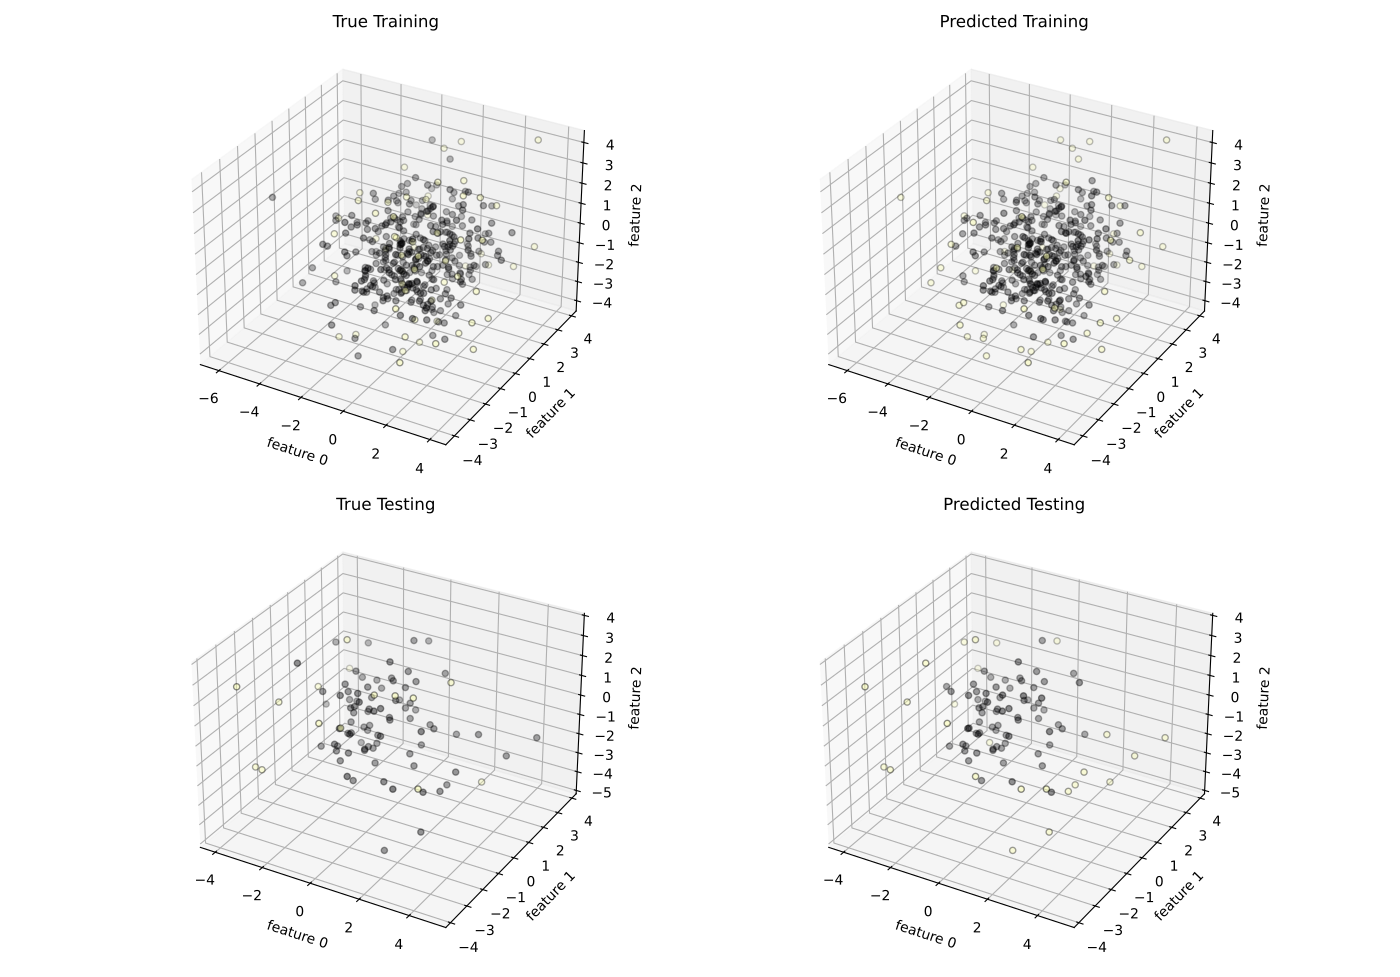

Write Python code to recreate this figure.
from pyod.utils.data import generate_data
from pyod.models.ocsvm import OCSVM
from pyod.models.deep_svdd import DeepSVDD
from sklearn.metrics import balanced_accuracy_score, roc_auc_score
from sklearn.model_selection import train_test_split
import numpy as np
import matplotlib.pyplot as plt
model = OCSVM(kernel='rbf', contamination=0.15)


rng = np.random.default_rng(851651516)
n_inliers = 425
X_inliers = rng.multivariate_normal(
    mean=np.zeros(3),
    cov=2 * np.eye(3),
    size=n_inliers
)
y_inliers = np.zeros(n_inliers, dtype=int)
n_outliers = 75
X_outliers = rng.uniform(low=-4.0, high=4.0, size=(n_outliers, 3))
y_outliers = np.ones(n_outliers, dtype=int)

X = np.vstack([X_inliers, X_outliers])
y = np.concatenate([y_inliers, y_outliers])

X_train, X_test, y_train, y_test = train_test_split( # or other anomalies, to taste
    X, y, test_size=0.2, random_state=851651516, stratify=y
)


model.fit(X_train)

y_hat = model.predict(X_test)
y_train_hat = model.predict(X_train)
ba = balanced_accuracy_score(y_test, y_hat)
roc_auc = roc_auc_score(y_test, y_hat)

print(f"BA: {ba}")
print(f"ROC-AUC: {roc_auc}")


fig, axes = plt.subplots(2, 2, figsize=(12, 10))

def plot_3d(ax, X, y, title, cmap):
    ax.scatter(
        X[:, 0], X[:, 1], X[:, 2], 
        c=y, 
        edgecolor='k', 
        alpha=0.7, 
        cmap = cmap,
    )
    ax.set_title(title)
    ax.set_xlabel('feature 0')
    ax.set_ylabel('feature 1')
    ax.set_zlabel('feature 2')

plots = [
    (X_train, y_train,     'True Training'),
    (X_train, y_train_hat, 'Predicted Training'),
    (X_test,  y_test,      'True Testing'),
    (X_test,  y_hat,       'Predicted Testing'),
]

fig, axes = plt.subplots(2, 2, subplot_kw={'projection': '3d'}, figsize=(14, 10))

for ax, (X, y, title) in zip(axes.ravel(), plots):
    plot_3d(ax, X, y, title, 'inferno')

plt.tight_layout()
plt.show()

fig.savefig("l4ex1.pdf")
